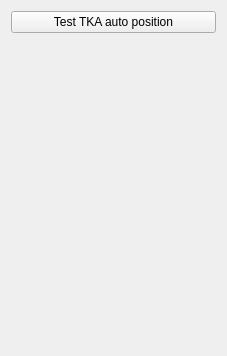
<?xml version="1.0" encoding="UTF-8"?>
<ui version="4.0">
 <class>ExampleViewControls</class>
 <widget class="QWidget" name="ExampleViewControls">
  <property name="geometry">
   <rect>
    <x>0</x>
    <y>0</y>
    <width>227</width>
    <height>356</height>
   </rect>
  </property>
  <property name="windowTitle">
   <string>Example View</string>
  </property>
  <layout class="QVBoxLayout" name="verticalLayout">
   <item>
    <widget class="QPushButton" name="pushButton_test">
     <property name="text">
      <string>Test TKA auto position</string>
     </property>
    </widget>
   </item>
   <item>
    <spacer name="spacer">
     <property name="orientation">
      <enum>Qt::Vertical</enum>
     </property>
     <property name="sizeType">
      <enum>QSizePolicy::Expanding</enum>
     </property>
     <property name="sizeHint" stdset="0">
      <size>
       <width>20</width>
       <height>220</height>
      </size>
     </property>
    </spacer>
   </item>
  </layout>
 </widget>
 <layoutdefault spacing="6" margin="11"/>
 <resources/>
 <connections/>
</ui>
